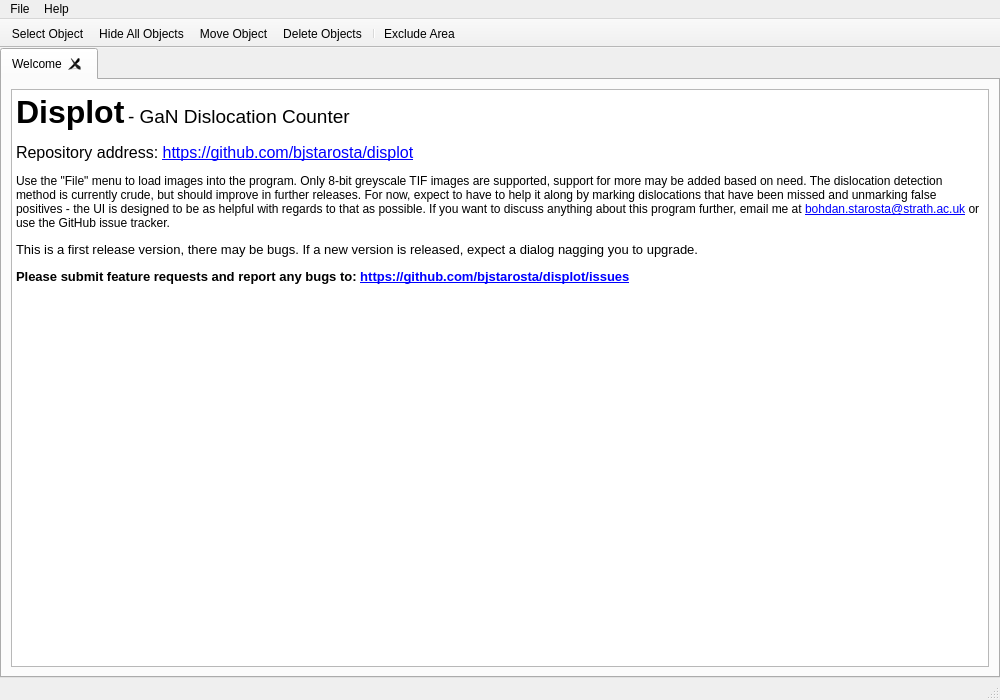
<?xml version="1.0" encoding="UTF-8"?>
<ui version="4.0">
 <class>MainWindow</class>
 <widget class="QMainWindow" name="MainWindow">
  <property name="geometry">
   <rect>
    <x>0</x>
    <y>0</y>
    <width>1000</width>
    <height>700</height>
   </rect>
  </property>
  <property name="minimumSize">
   <size>
    <width>800</width>
    <height>600</height>
   </size>
  </property>
  <property name="contextMenuPolicy">
   <enum>Qt::DefaultContextMenu</enum>
  </property>
  <property name="windowTitle">
   <string>displot</string>
  </property>
  <property name="documentMode">
   <bool>false</bool>
  </property>
  <property name="tabShape">
   <enum>QTabWidget::Rounded</enum>
  </property>
  <widget class="QWidget" name="centralWidget">
   <layout class="QGridLayout" name="gridLayout">
    <property name="leftMargin">
     <number>0</number>
    </property>
    <property name="topMargin">
     <number>0</number>
    </property>
    <property name="rightMargin">
     <number>0</number>
    </property>
    <property name="bottomMargin">
     <number>0</number>
    </property>
    <item row="1" column="0">
     <widget class="QTabWidget" name="tabWidget">
      <property name="enabled">
       <bool>true</bool>
      </property>
      <property name="autoFillBackground">
       <bool>false</bool>
      </property>
      <property name="styleSheet">
       <string notr="true"/>
      </property>
      <property name="tabPosition">
       <enum>QTabWidget::North</enum>
      </property>
      <property name="tabShape">
       <enum>QTabWidget::Rounded</enum>
      </property>
      <property name="currentIndex">
       <number>0</number>
      </property>
      <property name="tabsClosable">
       <bool>true</bool>
      </property>
      <property name="movable">
       <bool>true</bool>
      </property>
      <widget class="QWidget" name="whatsNew">
       <attribute name="title">
        <string>Welcome</string>
       </attribute>
       <layout class="QGridLayout" name="gridLayout_2">
        <item row="0" column="0">
         <widget class="QTextBrowser" name="whatsNewBrowser">
          <property name="html">
           <string>&lt;!DOCTYPE HTML PUBLIC &quot;-//W3C//DTD HTML 4.0//EN&quot; &quot;http://www.w3.org/TR/REC-html40/strict.dtd&quot;&gt;
&lt;html&gt;&lt;head&gt;&lt;meta name=&quot;qrichtext&quot; content=&quot;1&quot; /&gt;&lt;style type=&quot;text/css&quot;&gt;
p, li { white-space: pre-wrap; }
&lt;/style&gt;&lt;/head&gt;&lt;body style=&quot; font-family:'Noto Sans'; font-size:9pt; font-weight:400; font-style:normal;&quot;&gt;
&lt;p style=&quot; margin-top:18px; margin-bottom:12px; margin-left:0px; margin-right:0px; -qt-block-indent:0; text-indent:0px;&quot;&gt;&lt;span style=&quot; font-family:'Roboto'; font-size:24pt; font-weight:600;&quot;&gt;Displot&lt;/span&gt;&lt;span style=&quot; font-family:'Roboto'; font-size:10pt; font-weight:296;&quot;&gt; &lt;/span&gt;&lt;span style=&quot; font-family:'Roboto'; font-size:14pt; font-weight:296;&quot;&gt;- &lt;/span&gt;&lt;span style=&quot; font-family:'Roboto'; font-size:14pt;&quot;&gt;GaN Dislocation Counter&lt;/span&gt;&lt;/p&gt;
&lt;p style=&quot; margin-top:12px; margin-bottom:12px; margin-left:0px; margin-right:0px; -qt-block-indent:0; text-indent:0px;&quot;&gt;&lt;span style=&quot; font-size:12pt;&quot;&gt;Repository address: &lt;/span&gt;&lt;a href=&quot;https://github.com/bjstarosta/displot&quot;&gt;&lt;span style=&quot; font-size:12pt; text-decoration: underline; color:#0000ff;&quot;&gt;https://github.com/bjstarosta/displot&lt;/span&gt;&lt;/a&gt;&lt;/p&gt;
&lt;p style=&quot; margin-top:12px; margin-bottom:12px; margin-left:0px; margin-right:0px; -qt-block-indent:0; text-indent:0px;&quot;&gt;Use the &amp;quot;File&amp;quot; menu to load images into the program. Only 8-bit greyscale TIF images are supported, support for more may be added based on need. The dislocation detection method is currently crude, but should improve in further releases. For now, expect to have to help it along by marking dislocations that have been missed and unmarking false positives - the UI is designed to be as helpful with regards to that as possible. If you want to discuss anything about this program further, email me at &lt;a href=&quot;mailto:bohdan.starosta@strath.ac.uk&quot;&gt;&lt;span style=&quot; text-decoration: underline; color:#0000ff;&quot;&gt;bohdan.starosta@strath.ac.uk&lt;/span&gt;&lt;/a&gt; or use the GitHub issue tracker.&lt;/p&gt;
&lt;p style=&quot; margin-top:12px; margin-bottom:12px; margin-left:0px; margin-right:0px; -qt-block-indent:0; text-indent:0px;&quot;&gt;&lt;span style=&quot; font-family:'Roboto'; font-size:10pt;&quot;&gt;This is a first release version, there may be bugs. If a new version is released, expect a dialog nagging you to upgrade.&lt;/span&gt;&lt;/p&gt;
&lt;p style=&quot; margin-top:12px; margin-bottom:12px; margin-left:0px; margin-right:0px; -qt-block-indent:0; text-indent:0px;&quot;&gt;&lt;span style=&quot; font-family:'Roboto'; font-size:10pt; font-weight:600;&quot;&gt;Please submit feature requests and report any bugs to: &lt;/span&gt;&lt;a href=&quot;https://github.com/bjstarosta/displot/issues&quot;&gt;&lt;span style=&quot; font-family:'Roboto'; font-size:10pt; font-weight:600; text-decoration: underline; color:#0000ff;&quot;&gt;https://github.com/bjstarosta/displot/issues&lt;/span&gt;&lt;/a&gt;&lt;/p&gt;&lt;/body&gt;&lt;/html&gt;</string>
          </property>
          <property name="openExternalLinks">
           <bool>true</bool>
          </property>
          <property name="openLinks">
           <bool>true</bool>
          </property>
         </widget>
        </item>
       </layout>
      </widget>
     </widget>
    </item>
   </layout>
  </widget>
  <widget class="QMenuBar" name="menubar">
   <property name="geometry">
    <rect>
     <x>0</x>
     <y>0</y>
     <width>1000</width>
     <height>22</height>
    </rect>
   </property>
   <widget class="QMenu" name="menuFile">
    <property name="title">
     <string>File</string>
    </property>
    <addaction name="actionOpenImage"/>
    <addaction name="separator"/>
    <addaction name="actionSaveImageAs"/>
    <addaction name="actionCloseImage"/>
    <addaction name="separator"/>
    <addaction name="actionExit"/>
   </widget>
   <widget class="QMenu" name="menuHelp">
    <property name="title">
     <string>Help</string>
    </property>
    <addaction name="actionAbout"/>
   </widget>
   <addaction name="menuFile"/>
   <addaction name="menuHelp"/>
  </widget>
  <widget class="QStatusBar" name="statusbar">
   <property name="enabled">
    <bool>true</bool>
   </property>
  </widget>
  <widget class="QToolBar" name="toolBar">
   <property name="windowTitle">
    <string>toolBar</string>
   </property>
   <property name="movable">
    <bool>false</bool>
   </property>
   <property name="iconSize">
    <size>
     <width>16</width>
     <height>16</height>
    </size>
   </property>
   <property name="toolButtonStyle">
    <enum>Qt::ToolButtonTextBesideIcon</enum>
   </property>
   <attribute name="toolBarArea">
    <enum>TopToolBarArea</enum>
   </attribute>
   <attribute name="toolBarBreak">
    <bool>false</bool>
   </attribute>
   <addaction name="actionSelectObject"/>
   <addaction name="actionHideAllObjects"/>
   <addaction name="actionMoveObject"/>
   <addaction name="actionDeleteObject"/>
   <addaction name="separator"/>
   <addaction name="actionExcludeArea"/>
  </widget>
  <action name="actionAbout">
   <property name="text">
    <string>About</string>
   </property>
   <property name="menuRole">
    <enum>QAction::TextHeuristicRole</enum>
   </property>
  </action>
  <action name="actionOpenImage">
   <property name="text">
    <string>Open Image</string>
   </property>
  </action>
  <action name="actionOpen_Sequence">
   <property name="text">
    <string>Open Sequence</string>
   </property>
  </action>
  <action name="actionExit">
   <property name="text">
    <string>Exit</string>
   </property>
   <property name="shortcut">
    <string>Ctrl+Q</string>
   </property>
  </action>
  <action name="actionSaveImageAs">
   <property name="enabled">
    <bool>true</bool>
   </property>
   <property name="text">
    <string>Save Image As...</string>
   </property>
  </action>
  <action name="actionQuick_scan">
   <property name="enabled">
    <bool>true</bool>
   </property>
   <property name="text">
    <string>Quick scan</string>
   </property>
  </action>
  <action name="actionRemove_background">
   <property name="text">
    <string>Remove background</string>
   </property>
  </action>
  <action name="actionCloseImage">
   <property name="enabled">
    <bool>true</bool>
   </property>
   <property name="text">
    <string>Close Image</string>
   </property>
  </action>
  <action name="actionExcludeArea">
   <property name="icon">
    <iconset resource="feathericons.qrc">
     <normaloff>:/feathericons/vendor/feather/icons/minus-square.svg</normaloff>:/feathericons/vendor/feather/icons/minus-square.svg</iconset>
   </property>
   <property name="text">
    <string>Exclude Area</string>
   </property>
   <property name="toolTip">
    <string>Select an area on the image to exclude all search results from.</string>
   </property>
  </action>
  <action name="actionSelectObject">
   <property name="icon">
    <iconset resource="feathericons.qrc">
     <normaloff>:/feathericons/vendor/feather/icons/navigation-2.svg</normaloff>:/feathericons/vendor/feather/icons/navigation-2.svg</iconset>
   </property>
   <property name="text">
    <string>Select Object</string>
   </property>
   <property name="toolTip">
    <string>Object selection tool.</string>
   </property>
  </action>
  <action name="actionMoveObject">
   <property name="icon">
    <iconset resource="feathericons.qrc">
     <normaloff>:/feathericons/vendor/feather/icons/move.svg</normaloff>:/feathericons/vendor/feather/icons/move.svg</iconset>
   </property>
   <property name="text">
    <string>Move Object</string>
   </property>
   <property name="toolTip">
    <string>Move selected object.</string>
   </property>
  </action>
  <action name="actionDeleteObject">
   <property name="icon">
    <iconset resource="feathericons.qrc">
     <normaloff>:/feathericons/vendor/feather/icons/x.svg</normaloff>:/feathericons/vendor/feather/icons/x.svg</iconset>
   </property>
   <property name="text">
    <string>Delete Objects</string>
   </property>
   <property name="toolTip">
    <string>Drag a box to delete all objects under it.</string>
   </property>
  </action>
  <action name="actionHideAllObjects">
   <property name="checkable">
    <bool>true</bool>
   </property>
   <property name="icon">
    <iconset resource="feathericons.qrc">
     <normaloff>:/feathericons/vendor/feather/icons/eye.svg</normaloff>
     <normalon>:/feathericons/vendor/feather/icons/eye-off.svg</normalon>:/feathericons/vendor/feather/icons/eye.svg</iconset>
   </property>
   <property name="text">
    <string>Hide All Objects</string>
   </property>
   <property name="toolTip">
    <string>Toggle hiding all feature objects.</string>
   </property>
  </action>
 </widget>
 <resources>
  <include location="feathericons.qrc"/>
 </resources>
 <connections/>
</ui>
